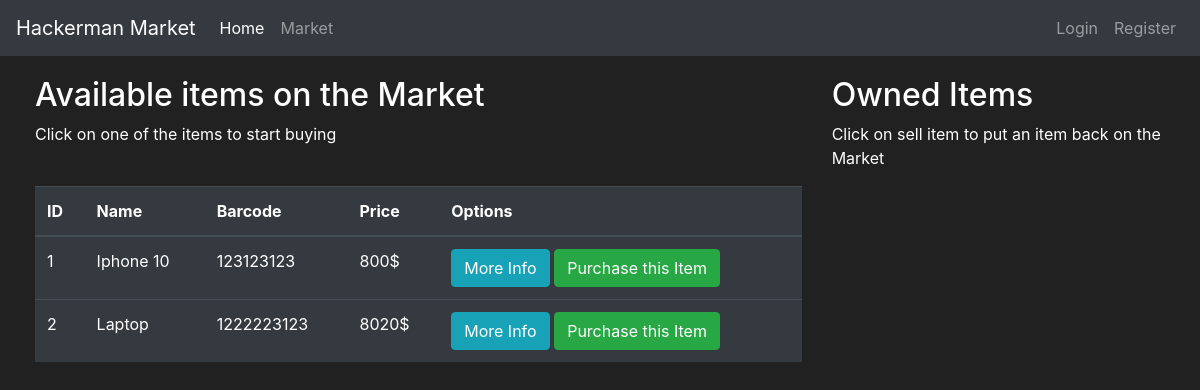
/market (signed in), run on an earlier commit of the app's database.
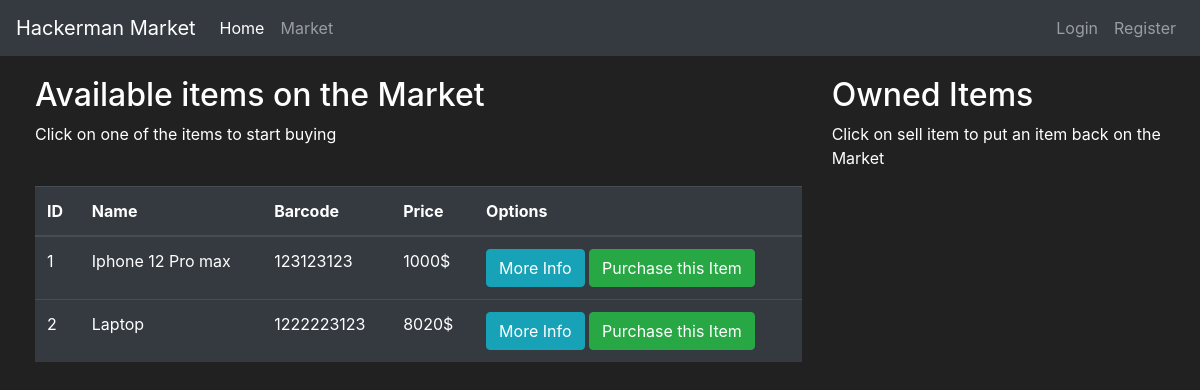
And on a later commit of the database.
### market/models.py (models this page shows, shortened)
class Item(db.Model):
    id = db.Column(db.Integer(), primary_key=True)
    name = db.Column(db.String(length=30), nullable=False, unique=True)
    price = db.Column(db.Integer(), nullable=False)
    barcode = db.Column(db.String(length=12), nullable=False, unique=True)
    description = db.Column(db.String(length=1024), nullable=False, unique=True)
    owner = db.Column(db.Integer(), db.ForeignKey('user.id'))

### market/routes.py (the view)
@app.route('/market')
@login_required
def market_page():
    items = Item.query.all()
    return render_template("market.html", items=items)

### market/models.py (called while the page is built)
@login_manager.user_loader
def load_user(user_id):
    return User.query.get(int(user_id))

### market/templates/market.html (shortened to what this page needs)
{% extends "layout.html" %}
{% block body%}
<div class="row" style="margin-top:20px; margin-left:20px">
    <div class="col-8">
        <h2>Available items on the Market</h2>
        <p>Click on one of the items to start buying</p>
        <br>
       <table class="table table-hover table-dark">
          <thead>
             <tr>
                <th scope="col">ID</th>
                <th scope="col">Name</th>
                <th scope="col">Barcode</th>
                <th scope="col">Price</th>
                <th scope="col">Options</th>
             </tr>
          </thead>
          <tbody>
             {% for item in items %}
             <tr>
                <td>{{ item.id }}</td>
                <td>{{ item.name }}</td>
                <td>{{ item.barcode }}</td>
                <td>{{ item.price }}$</td>
                <td>
                   <button class="btn btn-outline btn-info" data-toggle="modal" data-target="#Modal-MoreInfo-{{ item.id }}">More Info</button>
                   <button class="btn btn-outline btn-success" data-toggle="modal" data-target="#Modal-PurchaseConfirm-{{ item.id }}">Purchase this Item</button>
                </td>
             </tr>
             {% endfor %}
          </tbody>
       </table>
    </div>
    <div class="col-4">
         <h2>Owned Items</h2>
         <p>Click on sell item to put an item back on the Market</p>
         <br>
    </div>
 </div>
{% endblock %}

### market/templates/layout.html (shortened to what this page needs)
<!doctype html>
<html lang="en">
  <head>
    <link rel="stylesheet" href="https://stackpath.bootstrapcdn.com/bootstrap/4.3.1/css/bootstrap.min.css">
  </head>
  <body>
    <nav class="navbar navbar-expand-md navbar-dark bg-dark">
        <a class="navbar-brand" href="{{ url_for('index')}}">Hackerman Market</a>
        <div class="collapse navbar-collapse" id="navbarNav">
            <ul class="navbar-nav mr-auto">
                <li class="nav-item active">
                    <a class="nav-link" href="{{ url_for('index')}}">Home <span class="sr-only">(current)</span></a>
                </li>
                <li class="nav-item">
                    <a class="nav-link" href="{{ url_for('market_page')}}">Market</a>
                </li>
            </ul>
            <ul class="navbar-nav">
                <li class="nav-item">
                    <a class="nav-link" href="#">Login</a>
                </li>
                <li class="nav-item">
                    <a class="nav-link" href="{{ url_for('register_page')}}">Register</a>
                </li>
            </ul>
        </div>
    </nav>
    {% block body %} {% endblock %}
  </body>
</html>

### market/templates/layout.html (style rules this page uses)
body { background-color: #212121; color: white }

What changed in the data, as far as the page shows it:
changed Item id 1: name "Iphone 10" → "Iphone 12 Pro max"; price "800" → "1000"
